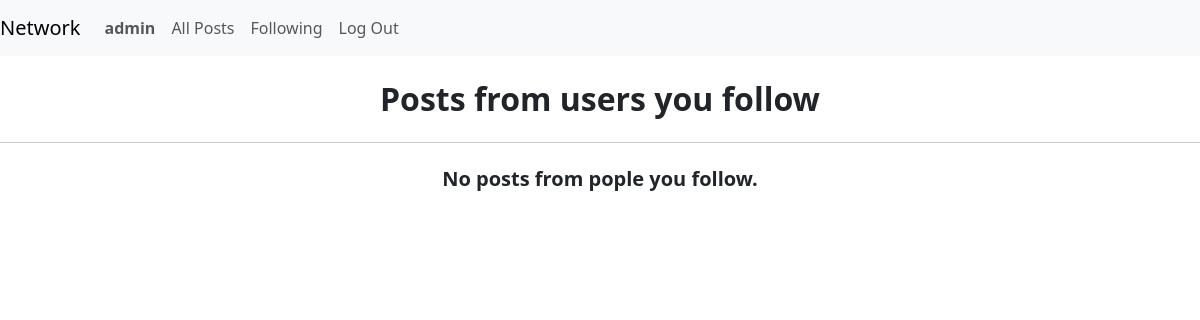
Page /following_page (signed in) on the earlier database version.
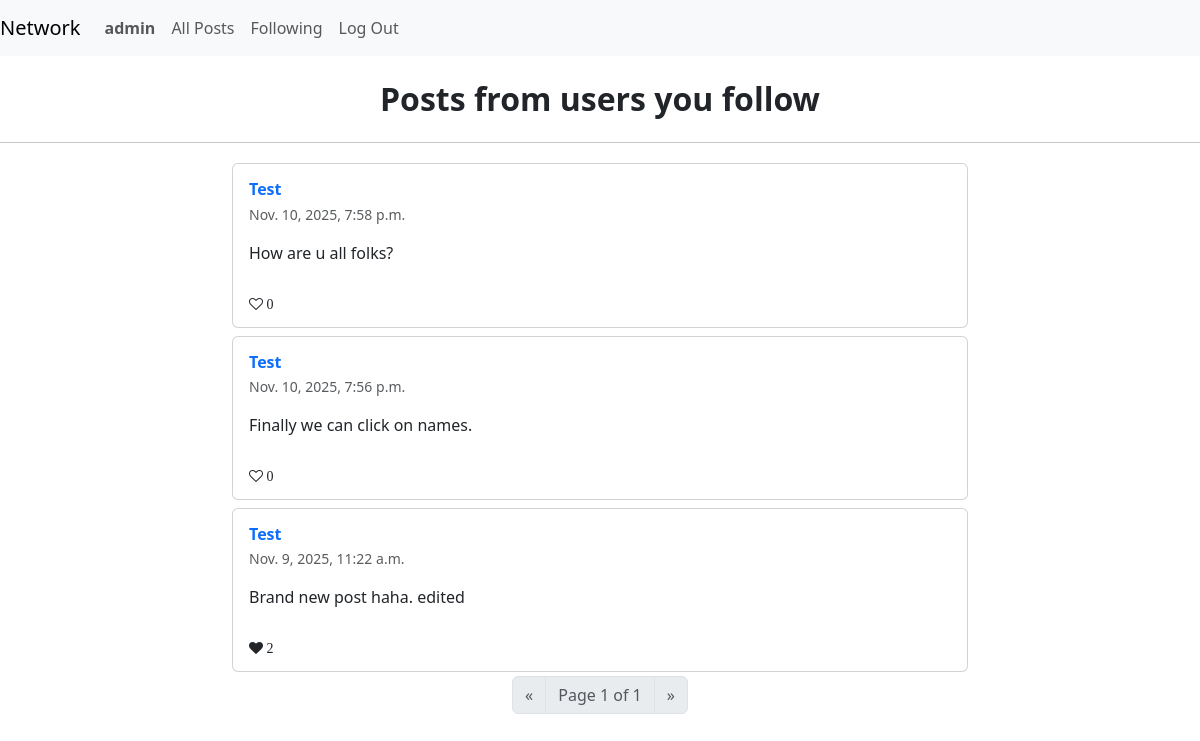
Same page on the later database version.
### network/models.py (models this page shows, shortened)
class Posts(models.Model):
    creator = models.ForeignKey(User, on_delete=models.CASCADE)
    message = models.TextField()
    created_at = models.DateTimeField(auto_now_add=True)
    likes = models.ManyToManyField(User, related_name="liked_posts", blank=True)

class User(AbstractUser):
    pass

### network/views.py (the view)
# urls.py: path("following_page", views.following_page, name="following_page")
def following_page(request):
    followed_users = Follow.objects.filter(follower=request.user).values_list("following", flat=True)
    posts = Posts.objects.filter(creator__in=followed_users).order_by("-created_at")
    paginator = Paginator(posts, 10)
    page_number = request.GET.get('page')
    page_obj = paginator.get_page(page_number)
    return render(request, "network/following.html", {
        "posts": page_obj,
    })

### network/templates/network/following.html (shortened to what this page needs)
{% extends "network/layout.html" %}
{% block body %}
    <div class="text-center my-4">
        <h2 class="fw-bold">Posts from users you follow</h2>
    </div>
    <hr>
    <div id="posts-container">
        {% if posts %}
            {% for post in posts %}
                <div class="container py-1">
                    <div class="row d-flex justify-content-center">
                        <div class="col-md-12 col-lg-10 col-xl-8">
                            <div class="card" data-postid="{{post.id}}">
                                <div class="card-body">
                                    <div class="d-flex flex-start align-items-center">
                                        <div>
                                            <a href="{% url 'profile' post.creator.username %}" style="text-decoration: none;"><h6 class="fw-bold text-primary mb-1">{{post.creator}}</h6></a>
                                            <p class="text-muted small mb-0">
                                            {{post.created_at}}
                                            </p>
                                        </div>
                                    </div>
                                    <p class="mt-3 mb-4 pb-2">
                                        {{post.message}}
                                    </p>
                                    {% if user.is_authenticated %}
                                    <div class="d-flex justify-content-between align-items-center small">
                                        {% if request.user in post.likes.all %}
                                            <i class="fa fa-heart" aria-hidden="true"> {{post.likes.count}}</i>
                                        {% elif not request.user in post.likes.all %}
                                            <i class="fa fa-heart-o" aria-hidden="true"> {{post.likes.count}}</i>
                                        {% endif %}
                                    </div>
                                    {% endif %}
                                </div>
                            </div>
                        </div>
                    </div>
                </div>
            {% endfor %}
            <nav aria-label="Page navigation example">
            <ul class="pagination justify-content-center">
                {% if posts.has_previous %}
                <li class="page-item">
                    <a class="page-link" href="?page={{ posts.previous_page_number }}" aria-label="Previous">
                    <span aria-hidden="true">&laquo;</span>
                    <span class="visually-hidden">Previous</span>
                    </a>
                </li>
                {% else %}
                <li class="page-item disabled">
                    <span class="page-link" aria-label="Previous">
                    <span aria-hidden="true">&laquo;</span>
                    </span>
                </li>
                {% endif %}
                <li class="page-item disabled">
                <span class="page-link">
                    Page {{ posts.number }} of {{ posts.paginator.num_pages }}
                </span>
                </li>
                {% if posts.has_next %}
                <li class="page-item">
                    <a class="page-link" href="?page={{ posts.next_page_number }}" aria-label="Next">
                    <span aria-hidden="true">&raquo;</span>
                    <span class="visually-hidden">Next</span>
                    </a>
                </li>
                {% else %}
                <li class="page-item disabled">
                    <span class="page-link" aria-label="Next">
                    <span aria-hidden="true">&raquo;</span>
                    </span>
                </li>
                {% endif %}
            </ul>
            </nav>
        {% else %}
            <div class="text-center my-4">
                <h5 class="fw-bold">No posts from pople you follow.</h5>
            </div>
        {% endif %}
    </div>
{% endblock %}

Differences in the rows shown:
added Posts: creator "Test", created_at "Nov. 10, 2025, 7:58 p.m.", message "How are u all folks?", likes.count "0"
added Posts: creator "Test", created_at "Nov. 10, 2025, 7:56 p.m.", message "Finally we can click on names.", likes.count "0"
added Posts: creator "Test", created_at "Nov. 9, 2025, 11:22 a.m.", message "Brand new post haha. edited", likes.count "2"
Other differences:
{{ posts.number }}: (not shown) → "1"
{{ posts.paginator.num_pages }}: (not shown) → "1"
text no longer shown: "No posts from pople you follow."
text now shown: "« Page of »"
